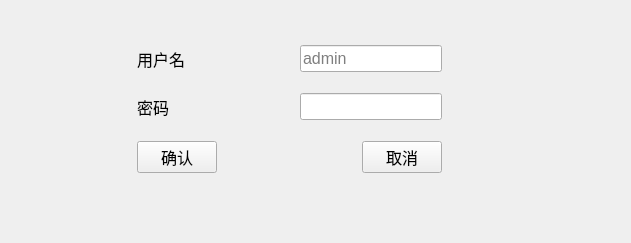
<?xml version="1.0" encoding="UTF-8"?>
<ui version="4.0">
 <class>yjquanxian</class>
 <widget class="QWidget" name="yjquanxian">
  <property name="geometry">
   <rect>
    <x>0</x>
    <y>0</y>
    <width>631</width>
    <height>243</height>
   </rect>
  </property>
  <property name="windowTitle">
   <string>管理权限</string>
  </property>
  <widget class="QWidget" name="layoutWidget">
   <property name="geometry">
    <rect>
     <x>60</x>
     <y>30</y>
     <width>461</width>
     <height>161</height>
    </rect>
   </property>
   <layout class="QGridLayout" name="gridLayout">
    <item row="0" column="0">
     <widget class="QLabel" name="label">
      <property name="font">
       <font>
        <pointsize>12</pointsize>
       </font>
      </property>
      <property name="text">
       <string>用户名</string>
      </property>
     </widget>
    </item>
    <item row="0" column="1">
     <widget class="QLineEdit" name="lineEdit">
      <property name="sizePolicy">
       <sizepolicy hsizetype="Fixed" vsizetype="Fixed">
        <horstretch>0</horstretch>
        <verstretch>0</verstretch>
       </sizepolicy>
      </property>
      <property name="font">
       <font>
        <pointsize>12</pointsize>
       </font>
      </property>
      <property name="placeholderText">
       <string>admin</string>
      </property>
     </widget>
    </item>
    <item row="1" column="0">
     <widget class="QLabel" name="label_2">
      <property name="font">
       <font>
        <pointsize>12</pointsize>
       </font>
      </property>
      <property name="text">
       <string>密码</string>
      </property>
     </widget>
    </item>
    <item row="1" column="1">
     <widget class="QLineEdit" name="lineEdit_2">
      <property name="sizePolicy">
       <sizepolicy hsizetype="Fixed" vsizetype="Fixed">
        <horstretch>0</horstretch>
        <verstretch>0</verstretch>
       </sizepolicy>
      </property>
      <property name="font">
       <font>
        <pointsize>12</pointsize>
       </font>
      </property>
      <property name="echoMode">
       <enum>QLineEdit::Password</enum>
      </property>
     </widget>
    </item>
    <item row="2" column="0">
     <widget class="QPushButton" name="pushButton">
      <property name="sizePolicy">
       <sizepolicy hsizetype="Maximum" vsizetype="Fixed">
        <horstretch>0</horstretch>
        <verstretch>0</verstretch>
       </sizepolicy>
      </property>
      <property name="font">
       <font>
        <pointsize>12</pointsize>
       </font>
      </property>
      <property name="text">
       <string>确认</string>
      </property>
     </widget>
    </item>
    <item row="2" column="1">
     <widget class="QPushButton" name="pushButton_2">
      <property name="sizePolicy">
       <sizepolicy hsizetype="Fixed" vsizetype="Fixed">
        <horstretch>0</horstretch>
        <verstretch>0</verstretch>
       </sizepolicy>
      </property>
      <property name="font">
       <font>
        <pointsize>12</pointsize>
       </font>
      </property>
      <property name="layoutDirection">
       <enum>Qt::RightToLeft</enum>
      </property>
      <property name="text">
       <string>取消</string>
      </property>
     </widget>
    </item>
   </layout>
  </widget>
 </widget>
 <resources/>
 <connections>
  <connection>
   <sender>pushButton_2</sender>
   <signal>clicked()</signal>
   <receiver>yjquanxian</receiver>
   <slot>close()</slot>
   <hints>
    <hint type="sourcelabel">
     <x>271</x>
     <y>133</y>
    </hint>
    <hint type="destinationlabel">
     <x>270</x>
     <y>166</y>
    </hint>
   </hints>
  </connection>
 </connections>
</ui>
